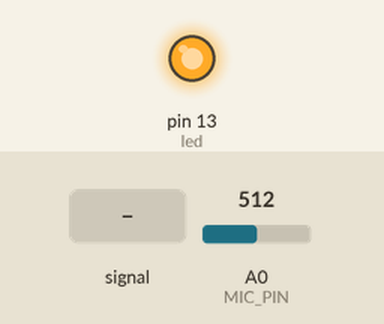
This sketch was run on a simulated Arduino Uno, built with avr-gcc and run on an emulated ATmega328P. Parts: output pins drawn as LEDs (lit = HIGH). The test bench sets the inputs (shaded band); at power-on: A0 (MIC_PIN) = 512. What the sketch prints to the serial monitor is not drawn.

Above: at 1.2 s.
1.3 s: A0 (MIC_PIN) fed a 200 Hz sine of ±255 counts around its level
4.3 s: A0 (MIC_PIN) fed a 200 Hz sine of ±460 counts around its level
At 4.98 s:
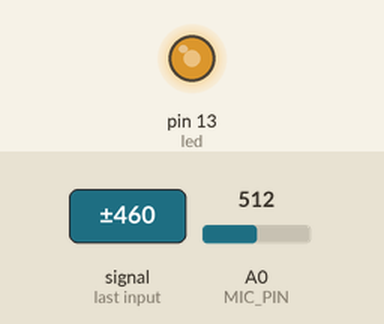
7.3 s: A0 (MIC_PIN) set to 260
At 8.1 s:
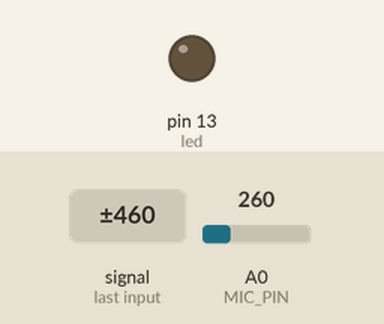
8.8 s: A0 (MIC_PIN) fed a 1000 Hz sine of ±255 counts around its level
11.8 s: A0 (MIC_PIN) set to 122
13.3 s: A0 (MIC_PIN) set to 280
At 14.7 s:
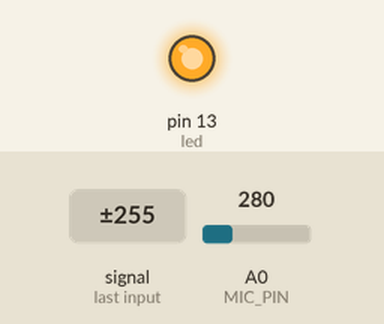
Timing chart, 0 to 15.8 s (numbered marks = the images above; inputs shaded):
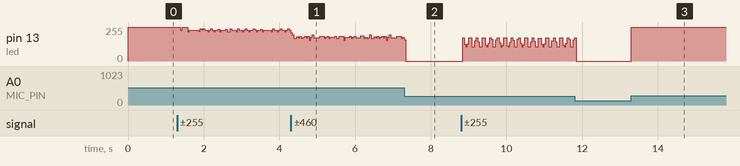

The sketch:

sketch_oct26a.ino
```cpp
int MIC_PIN = A0;
int led = 13;
void setup()
{
  Serial.begin(115200);
  pinMode(MIC_PIN, INPUT);
  pinMode(led, OUTPUT);
}

int count = 0; // 計算收到幾次的高音量

void loop() {
  // put your main code here, to run repeatedly:
  int mic = analogRead(MIC_PIN); // 讀取麥克風輸出
 // Serial.println(mic);
  if(mic >= 270){ // 這裡寫死400，可試試別的值
    count++;
    Serial.print("mic >= 270, count=");
    Serial.println(count);
   digitalWrite(led, HIGH);
  }
  else{
    digitalWrite(led, LOW);
  }
}
```

Measured:
- after the input at 13.3 s, pin 13 (led): 0/255 → 255/255 at once
